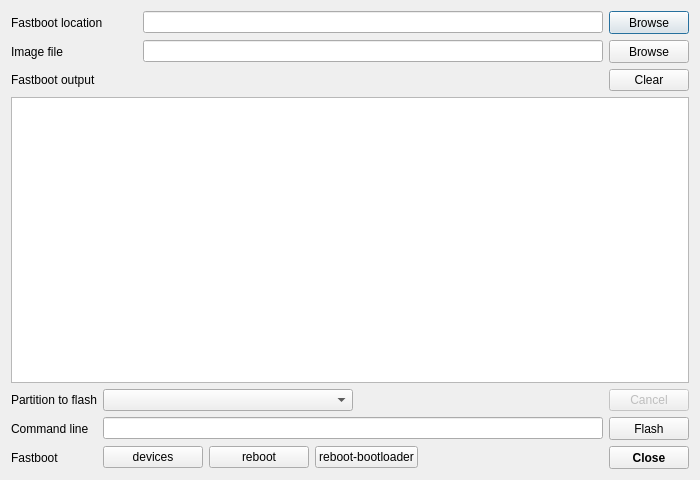
<?xml version="1.0" encoding="UTF-8"?>
<ui version="4.0">
 <class>DialogFastboot</class>
 <widget class="QDialog" name="DialogFastboot">
  <property name="geometry">
   <rect>
    <x>0</x>
    <y>0</y>
    <width>700</width>
    <height>480</height>
   </rect>
  </property>
  <property name="windowTitle">
   <string>Fastboot</string>
  </property>
  <layout class="QVBoxLayout" name="verticalLayout">
   <item>
    <layout class="QGridLayout" name="gridLayout_2">
     <item row="0" column="3">
      <layout class="QHBoxLayout" name="horizontalLayout">
       <item>
        <widget class="QLineEdit" name="lineFastbootFile">
         <property name="toolTip">
          <string>fastboot executable location</string>
         </property>
        </widget>
       </item>
      </layout>
     </item>
     <item row="0" column="0">
      <widget class="QLabel" name="labelFastbootExecutable">
       <property name="minimumSize">
        <size>
         <width>100</width>
         <height>23</height>
        </size>
       </property>
       <property name="maximumSize">
        <size>
         <width>100</width>
         <height>23</height>
        </size>
       </property>
       <property name="text">
        <string>Fastboot location</string>
       </property>
      </widget>
     </item>
     <item row="0" column="1">
      <widget class="QLabel" name="labelFastbootFileStatus">
       <property name="minimumSize">
        <size>
         <width>20</width>
         <height>20</height>
        </size>
       </property>
       <property name="maximumSize">
        <size>
         <width>20</width>
         <height>20</height>
        </size>
       </property>
       <property name="text">
        <string/>
       </property>
       <property name="pixmap">
        <pixmap resource="icons.qrc">:/icons/icons/red_cross.png</pixmap>
       </property>
       <property name="scaledContents">
        <bool>true</bool>
       </property>
      </widget>
     </item>
     <item row="0" column="4">
      <widget class="QPushButton" name="pushBrowseFastboot">
       <property name="minimumSize">
        <size>
         <width>0</width>
         <height>23</height>
        </size>
       </property>
       <property name="maximumSize">
        <size>
         <width>16777215</width>
         <height>23</height>
        </size>
       </property>
       <property name="toolTip">
        <string>browse for fastboot executable</string>
       </property>
       <property name="text">
        <string>Browse</string>
       </property>
      </widget>
     </item>
     <item row="1" column="4">
      <widget class="QPushButton" name="pushBrowseImage">
       <property name="minimumSize">
        <size>
         <width>0</width>
         <height>23</height>
        </size>
       </property>
       <property name="maximumSize">
        <size>
         <width>16777215</width>
         <height>23</height>
        </size>
       </property>
       <property name="toolTip">
        <string>browse for image to flash</string>
       </property>
       <property name="text">
        <string>Browse</string>
       </property>
      </widget>
     </item>
     <item row="1" column="1">
      <widget class="QLabel" name="labelImageFileStatus">
       <property name="minimumSize">
        <size>
         <width>20</width>
         <height>20</height>
        </size>
       </property>
       <property name="maximumSize">
        <size>
         <width>20</width>
         <height>20</height>
        </size>
       </property>
       <property name="text">
        <string/>
       </property>
       <property name="pixmap">
        <pixmap resource="icons.qrc">:/icons/icons/red_cross.png</pixmap>
       </property>
       <property name="scaledContents">
        <bool>true</bool>
       </property>
      </widget>
     </item>
     <item row="1" column="3">
      <widget class="QLineEdit" name="lineImageFile">
       <property name="toolTip">
        <string>image file to flash</string>
       </property>
      </widget>
     </item>
     <item row="1" column="0">
      <widget class="QLabel" name="labelImageFile">
       <property name="minimumSize">
        <size>
         <width>100</width>
         <height>23</height>
        </size>
       </property>
       <property name="maximumSize">
        <size>
         <width>100</width>
         <height>23</height>
        </size>
       </property>
       <property name="text">
        <string>Image file</string>
       </property>
      </widget>
     </item>
     <item row="2" column="0">
      <widget class="QLabel" name="labelFastbootLog">
       <property name="text">
        <string>Fastboot output</string>
       </property>
      </widget>
     </item>
     <item row="2" column="4">
      <widget class="QPushButton" name="pushClearLog">
       <property name="toolTip">
        <string>clear log</string>
       </property>
       <property name="text">
        <string>Clear</string>
       </property>
      </widget>
     </item>
    </layout>
   </item>
   <item>
    <layout class="QVBoxLayout" name="verticalLayout_2">
     <item>
      <widget class="QTextEdit" name="textFastbootLog">
       <property name="font">
        <font>
         <family>Courier New</family>
        </font>
       </property>
       <property name="readOnly">
        <bool>true</bool>
       </property>
      </widget>
     </item>
    </layout>
   </item>
   <item>
    <layout class="QGridLayout" name="gridLayout">
     <item row="1" column="1">
      <layout class="QHBoxLayout" name="horizontalLayout_5" stretch="50,50">
       <item>
        <widget class="QComboBox" name="boxPartition">
         <property name="toolTip">
          <string>partition to flash</string>
         </property>
        </widget>
       </item>
       <item>
        <spacer name="horizontalSpacer_2">
         <property name="orientation">
          <enum>Qt::Horizontal</enum>
         </property>
         <property name="sizeHint" stdset="0">
          <size>
           <width>0</width>
           <height>0</height>
          </size>
         </property>
        </spacer>
       </item>
      </layout>
     </item>
     <item row="1" column="0">
      <widget class="QLabel" name="labelPartition">
       <property name="text">
        <string>Partition to flash</string>
       </property>
      </widget>
     </item>
     <item row="2" column="2">
      <widget class="QPushButton" name="pushFlash">
       <property name="minimumSize">
        <size>
         <width>0</width>
         <height>23</height>
        </size>
       </property>
       <property name="maximumSize">
        <size>
         <width>16777215</width>
         <height>23</height>
        </size>
       </property>
       <property name="toolTip">
        <string>flash device</string>
       </property>
       <property name="text">
        <string>Flash</string>
       </property>
      </widget>
     </item>
     <item row="2" column="0">
      <widget class="QLabel" name="labelCommandLine">
       <property name="text">
        <string>Command line</string>
       </property>
      </widget>
     </item>
     <item row="3" column="2">
      <widget class="QPushButton" name="pushClose">
       <property name="minimumSize">
        <size>
         <width>0</width>
         <height>23</height>
        </size>
       </property>
       <property name="maximumSize">
        <size>
         <width>16777215</width>
         <height>23</height>
        </size>
       </property>
       <property name="font">
        <font>
         <weight>75</weight>
         <bold>true</bold>
        </font>
       </property>
       <property name="toolTip">
        <string>close dialog</string>
       </property>
       <property name="text">
        <string>Close</string>
       </property>
      </widget>
     </item>
     <item row="2" column="1">
      <widget class="QLineEdit" name="lineCommandLine">
       <property name="toolTip">
        <string>flash command line</string>
       </property>
       <property name="readOnly">
        <bool>true</bool>
       </property>
      </widget>
     </item>
     <item row="3" column="1">
      <layout class="QHBoxLayout" name="horizontalLayout_6">
       <item>
        <widget class="QPushButton" name="pushFastbootDevices">
         <property name="minimumSize">
          <size>
           <width>100</width>
           <height>0</height>
          </size>
         </property>
         <property name="toolTip">
          <string>fastboot devices</string>
         </property>
         <property name="text">
          <string>devices</string>
         </property>
        </widget>
       </item>
       <item>
        <widget class="QPushButton" name="pushFastbootReboot">
         <property name="minimumSize">
          <size>
           <width>100</width>
           <height>0</height>
          </size>
         </property>
         <property name="toolTip">
          <string>fastboot reboot</string>
         </property>
         <property name="text">
          <string>reboot</string>
         </property>
        </widget>
       </item>
       <item>
        <widget class="QPushButton" name="pushFastbootRebootBootloader">
         <property name="minimumSize">
          <size>
           <width>100</width>
           <height>0</height>
          </size>
         </property>
         <property name="toolTip">
          <string>fastboot reboot-bootloader</string>
         </property>
         <property name="text">
          <string>reboot-bootloader</string>
         </property>
        </widget>
       </item>
       <item>
        <spacer name="horizontalSpacer">
         <property name="orientation">
          <enum>Qt::Horizontal</enum>
         </property>
         <property name="sizeHint" stdset="0">
          <size>
           <width>40</width>
           <height>20</height>
          </size>
         </property>
        </spacer>
       </item>
      </layout>
     </item>
     <item row="3" column="0">
      <widget class="QLabel" name="labelFastboot">
       <property name="text">
        <string>Fastboot</string>
       </property>
      </widget>
     </item>
     <item row="1" column="2">
      <widget class="QPushButton" name="pushCancel">
       <property name="enabled">
        <bool>false</bool>
       </property>
       <property name="toolTip">
        <string>cancel flashing</string>
       </property>
       <property name="text">
        <string>Cancel</string>
       </property>
      </widget>
     </item>
    </layout>
   </item>
  </layout>
 </widget>
 <resources>
  <include location="icons.qrc"/>
 </resources>
 <connections/>
</ui>
